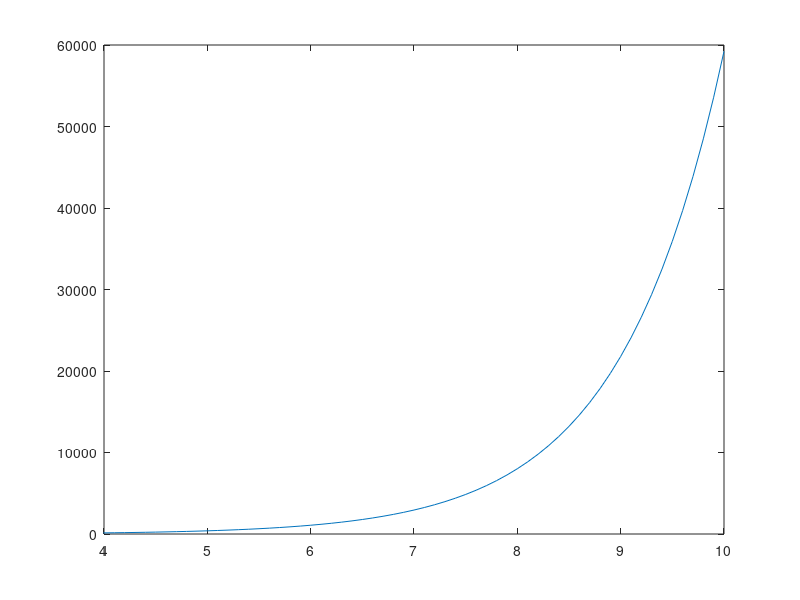

Write the MATLAB code that produced this figure.
% Jonathan Kosir
% Homework for ECE 302 Matlab and its engineering applications
% Problem 4.8
% 1/3/18
% Solve for beam equation and then plot (equation given by book)
%-------------------------------------------------------------------------
%Length = 10m
%tension = 1000N
%load = 100n/m
%EL = 10^4

% Variables
T = 1000;
L = 10;
EL = 100000;
W = 100;
a = sqrt(T/EL);
count = 0;

% Loop to create vector for chosen x values
for x = 0:.1:L
    count = count + 1;

% first part of equation
first = (EL*W)/(T^2);

% Second part of equation
secondTop = cosh(a*(L/2)-x);
secondBottom = cosh((a*L)/2);
second = (secondTop/secondBottom)-1;

% Third part of equation
thirdTop = W*x*(L-x);
thirdBottom = 2*T;
third = thirdTop/thirdBottom;

% All together now
total(count) = (first*second)+third;
end

% Plot
plot(0:.1:L,total)
axis([4 10 0 60000]);


